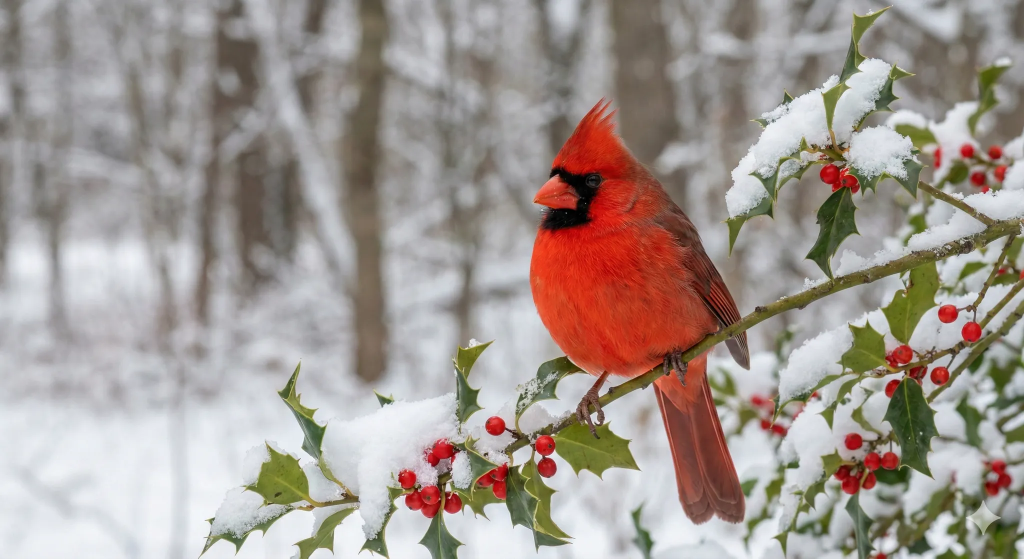
#> input picture optimized_images/cardinal.webp, 2048 x 1117 px, found by its file name (shown at 1/2 size)
$ python generate-og-image.py
#> lines starting #> are read from the running program, lines starting #| are printed output that depends on the picture; after the words box and inside, x2 and y2 are one past the last pixel; in counts of white or black regions, pixels touching at a corner belong together
#!/usr/bin/env python3
"""
Generate a 1200x630 social preview image (Open Graph / Twitter card) for birds.cowneck.com
"""
import os
from PIL import Image, ImageDraw, ImageFilter, ImageFont


def load_font(size, italic=False, bold=False):
    georgia_paths = [
        "/System/Library/Fonts/Supplemental/Georgia Bold Italic.ttf" if (bold and italic)
        else "/System/Library/Fonts/Supplemental/Georgia Bold.ttf" if bold
        else "/System/Library/Fonts/Supplemental/Georgia Italic.ttf" if italic
        else "/System/Library/Fonts/Supplemental/Georgia.ttf",
        "/System/Library/Fonts/NewYork.ttf",
        "/System/Library/Fonts/Times.ttc",
    ]
    for p in georgia_paths:
        if os.path.exists(p):
            return ImageFont.truetype(p, size)
    return ImageFont.load_default()


def create_og_image():
    SCALE = 2
    W, H = 1200 * SCALE, 630 * SCALE

    # Diagonal forest green gradient matching header (#1a472a -> #2d7a4a)
    base = Image.new("RGBA", (W, H), (26, 71, 42, 255))
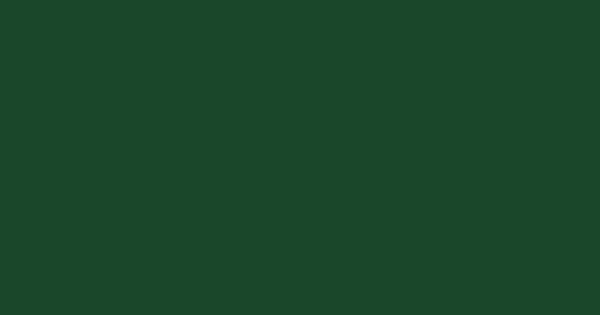
#> base: PIL image 2400x1260 RGBA (shown at 1/4 size); mean R, G, B, A 26, 71, 42, 255
    glow = Image.new("RGBA", (W, H), (0, 0, 0, 0))
#> glow: PIL image 2400x1260 RGBA; every value is 0
    gdraw = ImageDraw.Draw(glow)
    gdraw.ellipse((int(W * 0.35), int(-H * 0.2), int(W * 1.15), int(H * 1.2)), fill=(45, 122, 74, 220))
    gdraw.ellipse((int(-W * 0.2), int(H * 0.3), int(W * 0.5), int(H * 1.1)), fill=(212, 165, 116, 30))
    glow = glow.filter(ImageFilter.GaussianBlur(140 * SCALE))
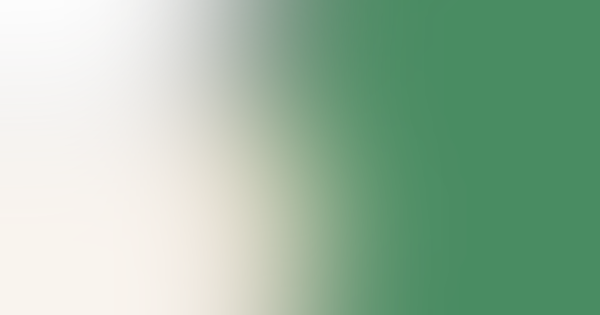
#> glow: PIL image 2400x1260 RGBA (shown at 1/4 size); mean R, G, B, A 88.7, 117.4, 76, 131.4; transparent parts drawn white
    img = Image.alpha_composite(base, glow)

    # Right side: Cardinal photo card
    card_path = "optimized_images/cardinal.webp"
    if os.path.exists(card_path):
        bird = Image.open(card_path).convert("RGBA")
        bw, bh = bird.size
        # Crop a square centered on the cardinal (avoiding bottom-right corner watermark)
        crop_size = int(min(bw, bh) * 0.92)
        cx = int(bw * 0.58)
        cy = int(bh * 0.48)
        x0 = max(0, min(bw - crop_size, cx - crop_size // 2))
        y0 = max(0, min(bh - crop_size, cy - crop_size // 2))
        bird_crop = bird.crop((x0, y0, x0 + crop_size, y0 + crop_size))

        target_size = 430 * SCALE
        bird_resized = bird_crop.resize((target_size, target_size), Image.Resampling.LANCZOS)
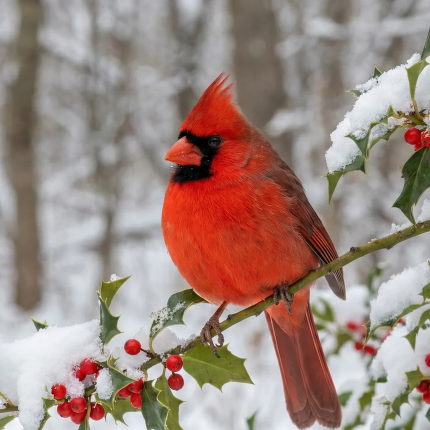
#> bird_resized: PIL image 860x860 RGBA (shown at 1/2 size); mean R, G, B, A 158.6, 137.2, 128.9, 255

        radius = 28 * SCALE
        mask = Image.new("L", (target_size, target_size), 0)
#> mask: PIL image 860x860 L; every value is 0
        ImageDraw.Draw(mask).rounded_rectangle((0, 0, target_size, target_size), radius=radius, fill=255)
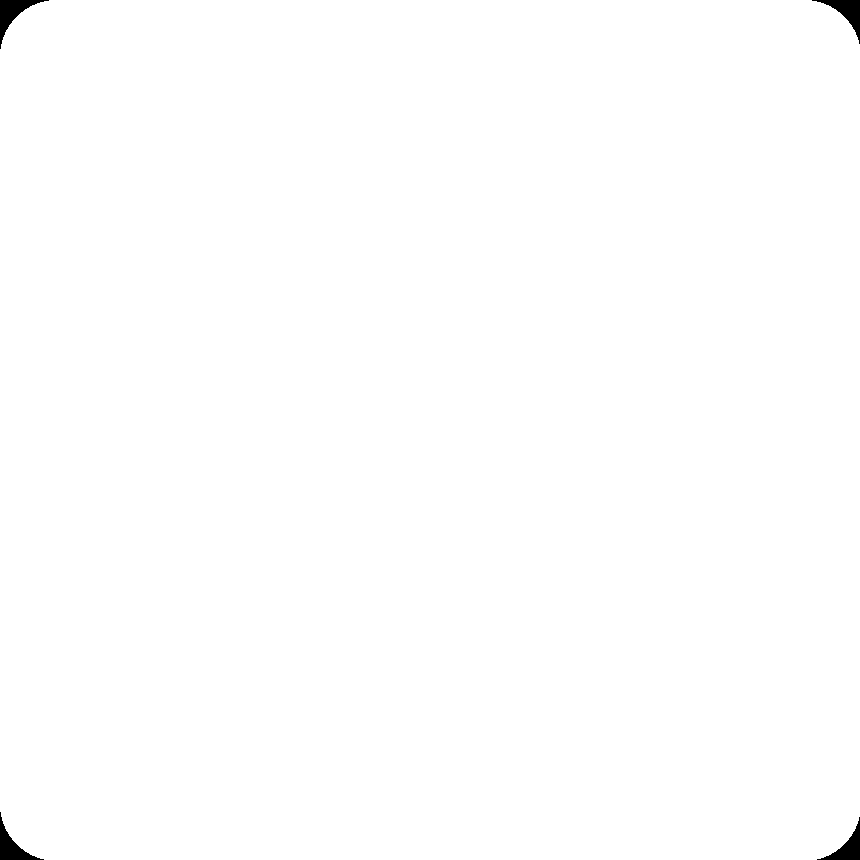
#> mask: PIL image 860x860 L; 99.7% white; 4 black regions, box (x1, y1, x2, y2) and area: (0, 0, 49, 49) 691, (812, 0, 860, 44) 642, (0, 812, 44, 860) 642, (817, 817, 860, 860) 594

        card_x = 670 * SCALE
        card_y = (H - target_size) // 2

        # Drop shadow
        shadow = Image.new("RGBA", (W, H), (0, 0, 0, 0))
        sdraw = ImageDraw.Draw(shadow)
        sdraw.rounded_rectangle(
            (card_x, card_y + 12 * SCALE, card_x + target_size, card_y + target_size + 12 * SCALE),
            radius=radius,
            fill=(0, 0, 0, 110),
        )
        shadow = shadow.filter(ImageFilter.GaussianBlur(24 * SCALE))
        img = Image.alpha_composite(img, shadow)

        # Paste bird
        card_layer = Image.new("RGBA", (W, H), (0, 0, 0, 0))
        card_layer.paste(bird_resized, (card_x, card_y), mask)
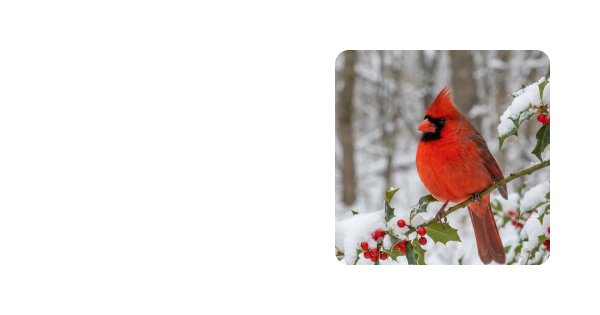
#> card_layer: PIL image 2400x1260 RGBA (shown at 1/4 size); mean R, G, B, A 38.6, 33.4, 31.4, 62.2; transparent parts drawn white

        # Warm gold border (#d4a574)
        bdraw = ImageDraw.Draw(card_layer)
        bdraw.rounded_rectangle(
            (card_x, card_y, card_x + target_size, card_y + target_size),
            radius=radius,
            outline=(212, 165, 116, 180),
            width=3 * SCALE,
        )
        img = Image.alpha_composite(img, card_layer)

    # Left side typography
    text_layer = Image.new("RGBA", (W, H), (0, 0, 0, 0))
    draw = ImageDraw.Draw(text_layer)

    f_title = load_font(64 * SCALE)
    f_sub = load_font(26 * SCALE, italic=True)

    left_x = 95 * SCALE
    # Warm gold (#d4a574) title
    draw.text((left_x, 195 * SCALE), "Birds of", font=f_title, fill=(212, 165, 116, 255))
    draw.text((left_x, 275 * SCALE), "Port Washington", font=f_title, fill=(212, 165, 116, 255))

    # Subtle gold divider line
    draw.line(
        [(left_x, 378 * SCALE), (left_x + 120 * SCALE, 378 * SCALE)],
        fill=(212, 165, 116, 140),
        width=2 * SCALE,
    )

    # Soft cream (#f5e6d3) italic subtitle
    draw.text(
        (left_x, 405 * SCALE),
        "A curated guide to our local avian visitors",
        font=f_sub,
        fill=(245, 230, 211, 240),
    )

    img = Image.alpha_composite(img, text_layer)
    final_img = img.resize((1200, 630), Image.Resampling.LANCZOS).convert("RGB")
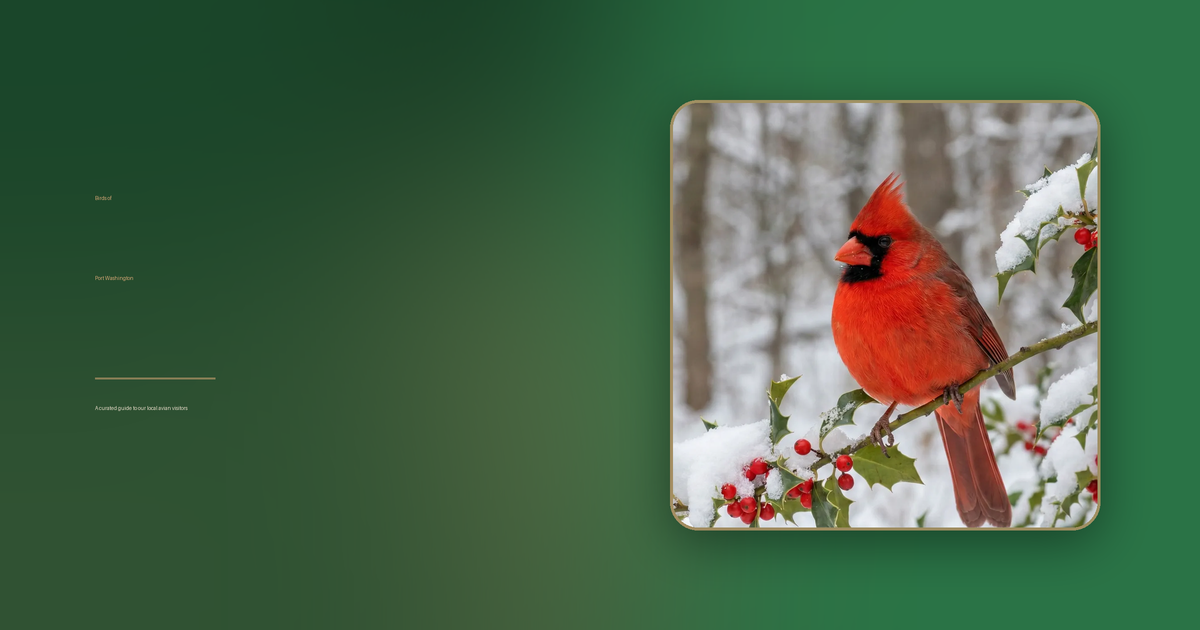
#> final_img: PIL image 1200x630 RGB; mean R, G, B 72.4, 101.2, 72.7
    final_img.save("og-image.jpg", "JPEG", quality=92, subsampling=0, optimize=True)
    print("Created birds/og-image.jpg (1200x630)")


if __name__ == "__main__":
    create_og_image()

$ run again, with optimized_images/canada-goose.webp copied over optimized_images/cardinal.webp
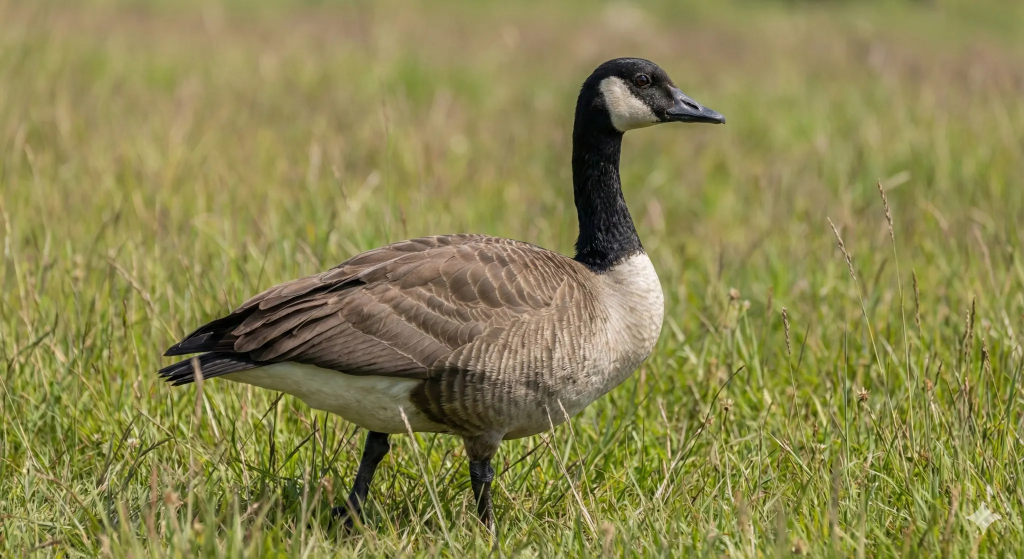
#> input picture optimized_images/canada-goose.webp, 2048 x 1117 px, found by its file name (shown at 1/2 size)
#> in create_og_image, `card_layer.paste(bird_resized, (card_x, card_y), mask)`:
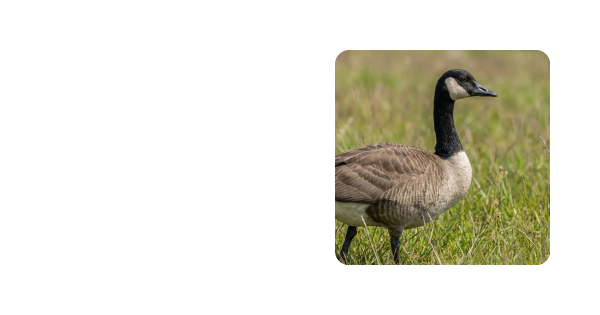
#> card_layer: PIL image 2400x1260 RGBA (shown at 1/4 size); mean R, G, B, A 33, 31.4, 19.6, 62.2; transparent parts drawn white
#> in create_og_image, `final_img = img.resize((1200, 630), Image.Resampling.LANCZOS).convert(..`:
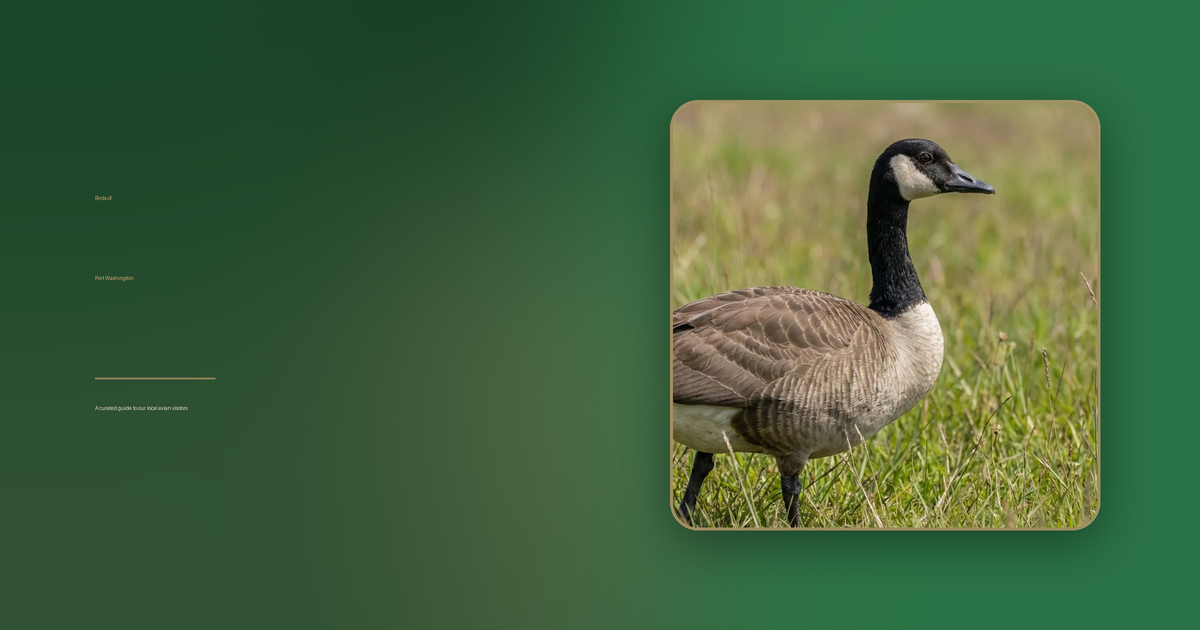
#> final_img: PIL image 1200x630 RGB; mean R, G, B 66.9, 99.3, 61.4

$ run again, with optimized_images/catbird.webp copied over optimized_images/cardinal.webp
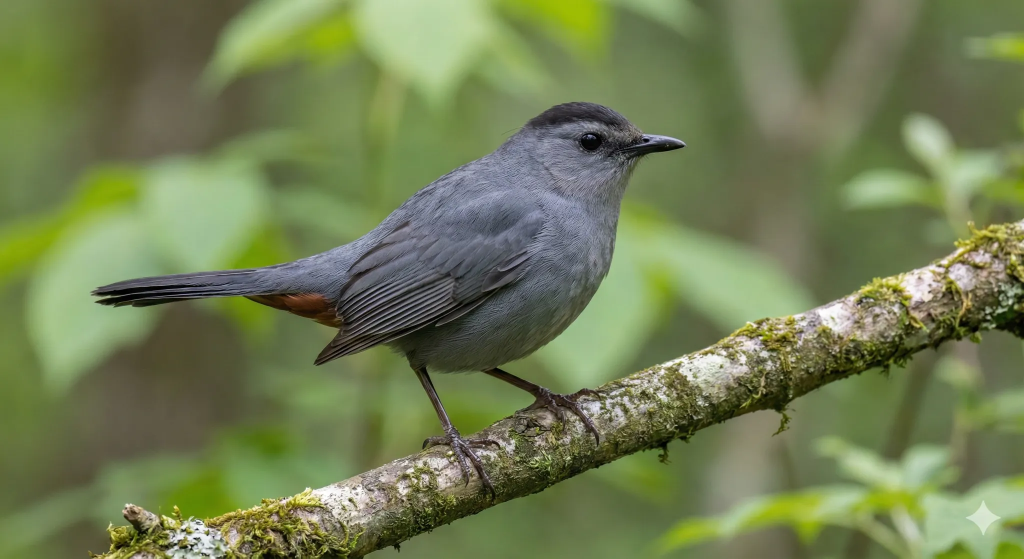
#> input picture optimized_images/catbird.webp, 2048 x 1117 px, found by its file name (shown at 1/2 size)
#> in create_og_image, `card_layer.paste(bird_resized, (card_x, card_y), mask)`:
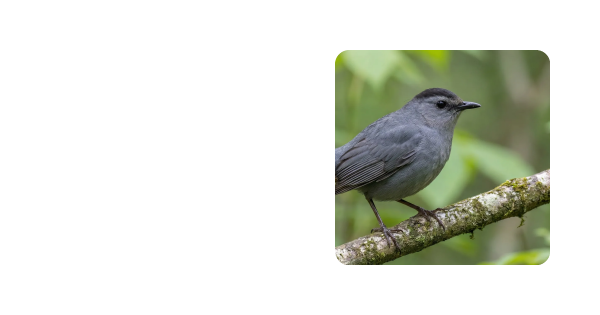
#> card_layer: PIL image 2400x1260 RGBA (shown at 1/4 size); mean R, G, B, A 27.6, 30.4, 21.7, 62.2; transparent parts drawn white
#> in create_og_image, `final_img = img.resize((1200, 630), Image.Resampling.LANCZOS).convert(..`:
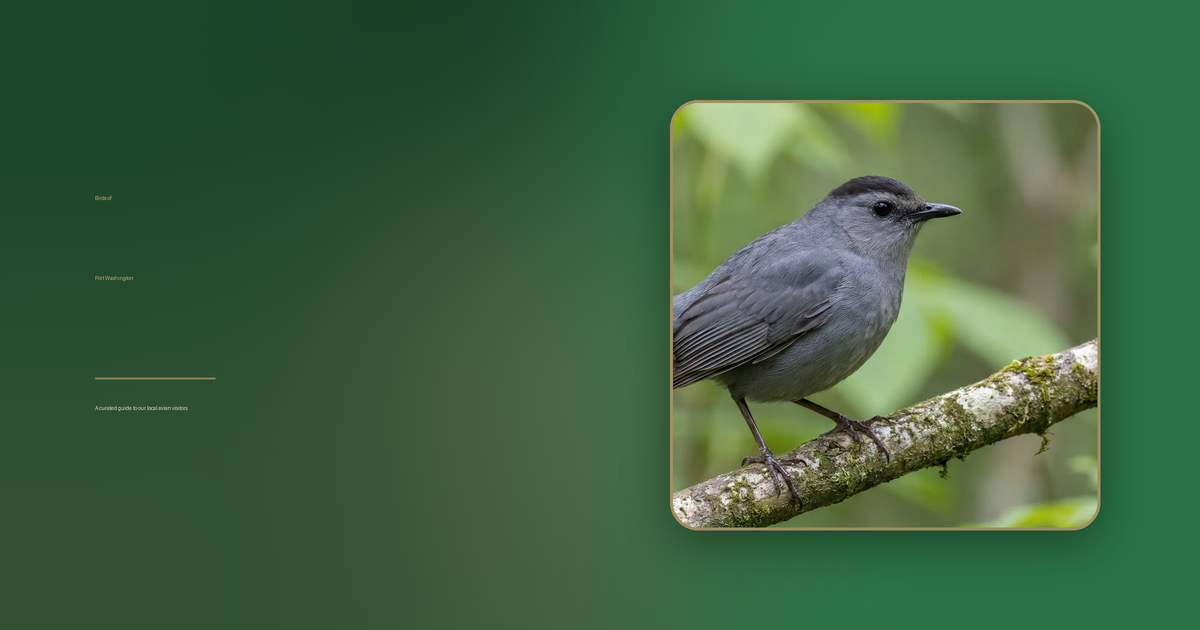
#> final_img: PIL image 1200x630 RGB; mean R, G, B 61.6, 98.3, 63.5
